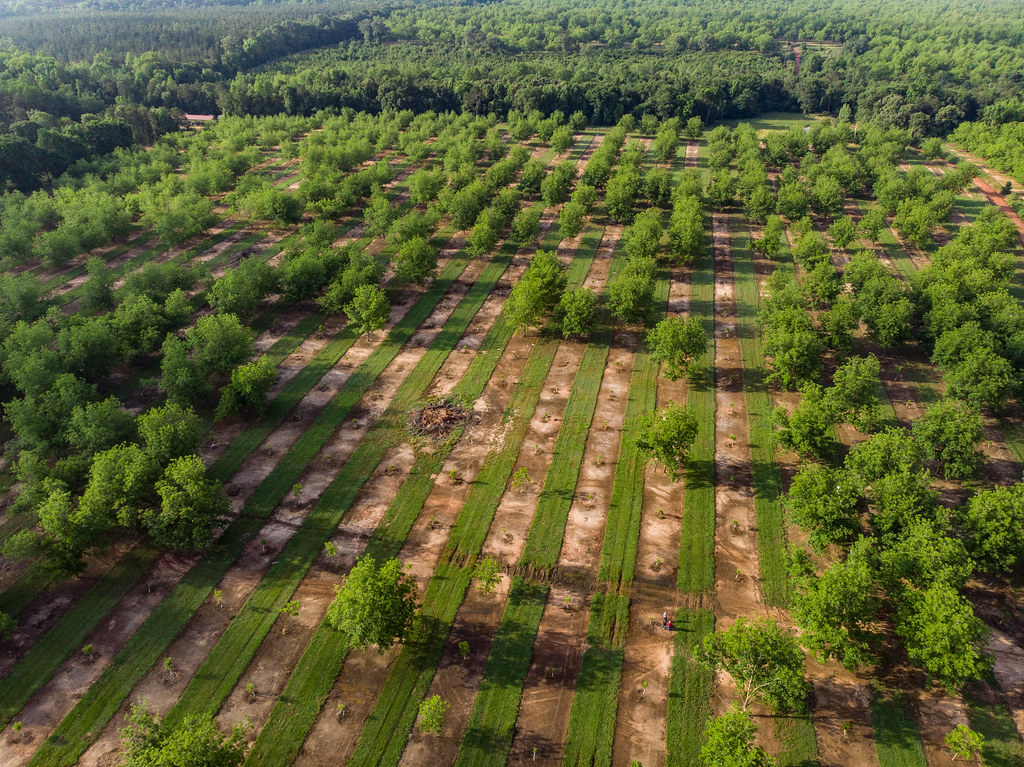
#> input picture data/samples/banco/huerto_hileras_usda.jpg, 1024 x 767 px
$ python control_banco.py ../data/samples/banco/huerto_hileras_usda.jpg
#> lines starting #> are read from the running program, lines starting #| are printed output that depends on the picture; after the words box and inside, x2 and y2 are one past the last pixel; in counts of white or black regions, pixels touching at a corner belong together
### centinela_core/io.py
"""Entrada/salida: cargar imagen, recortar overlay, leer ground truth, escribir manifest."""

from __future__ import annotations

import datetime as _dt
from pathlib import Path

import cv2
import numpy as np
import pandas as pd
import yaml


def load_image(path: str | Path, overlay_bbox: list[int] | None = None) -> np.ndarray:
    """Lee una imagen como array RGB uint8. Aplica recorte [x0,y0,x1,y1] si se da."""
    img = cv2.imread(str(path), cv2.IMREAD_COLOR)
    if img is None:
        raise FileNotFoundError(f"No se pudo leer la imagen: {path}")
    img = cv2.cvtColor(img, cv2.COLOR_BGR2RGB)
    if overlay_bbox is not None:
        x0, y0, x1, y1 = overlay_bbox
        img = img[y0:y1, x0:x1]
        if img.size == 0:
            raise ValueError(f"overlay_bbox {overlay_bbox} deja la imagen vacía")
    return np.ascontiguousarray(img)


def save_image(path: str | Path, rgb: np.ndarray) -> None:
    cv2.imwrite(str(path), cv2.cvtColor(rgb, cv2.COLOR_RGB2BGR))


def save_detections(df: pd.DataFrame, path: str | Path) -> None:
    df.to_csv(path, index=False)


# [25 lines left out: functions load_ground_truth, write_manifest, not called in this run]

### centinela_core/vegetation.py
"""Máscara de vegetación a partir de índices RGB.

En una parcela de plantación, un árbol se distingue del suelo desnudo por dos
señales:

- **color**: la copa es más verde que el suelo → ExG (Excess Green) sobre canales
  cromáticos normalizados, aproximadamente invariante a la iluminación.
- **brillo**: la copa es más oscura que el suelo seco → término de oscuridad
  sobre la luminancia (canal L de Lab).

En imágenes de dron a baja altura la copa es de un verde vivo y ExG basta. En
imágenes aéreas más desaturadas (satélite, bruma, compresión) el verde casi
desaparece y lo que separa la copa del suelo es que es más oscura. El índice
`combo` (por defecto) combina ambas señales estandarizadas, así funciona en los
dos casos sin re-parametrizar (ROADMAP §5.5, §5.8).
"""

from __future__ import annotations

import numpy as np
from skimage.filters import threshold_otsu


def _chromatic(rgb: np.ndarray) -> tuple[np.ndarray, np.ndarray, np.ndarray]:
    f = rgb.astype(np.float32)
    total = f.sum(axis=2) + 1e-6
    return f[..., 0] / total, f[..., 1] / total, f[..., 2] / total


def _otsu_gap_norm(x: np.ndarray) -> np.ndarray:
    """Reescala `x` a "separaciones de clase" respecto del umbral de Otsu.

    (x - t) / (media_alta - media_baja). Independiente del balance de clases,
    a diferencia del z-score: da lo mismo si la copa ocupa el 10 % o el 60 %
    de la imagen. Deja los dos índices de `combo` en unidades comparables.
    """
    finite = x[np.isfinite(x)]
    if finite.size == 0:
        return np.zeros_like(x)
    t = threshold_otsu(finite)
    lo = finite[finite < t]
    hi = finite[finite >= t]
    gap = (hi.mean() if hi.size else t) - (lo.mean() if lo.size else t)
    return (x - t) / (gap + 1e-6)


def excess_green(rgb: np.ndarray) -> np.ndarray:
    r, g, b = _chromatic(rgb)
    return 2.0 * g - r - b


def excess_green_red(rgb: np.ndarray) -> np.ndarray:
    r, g, b = _chromatic(rgb)
    return (2.0 * g - r - b) - (1.4 * r - g)


def darkness(rgb: np.ndarray) -> np.ndarray:
    """Alto para píxeles oscuros (copa) y bajo para claros (suelo seco)."""
    f = rgb.astype(np.float32)
    luminance = 0.2126 * f[..., 0] + 0.7152 * f[..., 1] + 0.0722 * f[..., 2]
    return -luminance


def combo(rgb: np.ndarray) -> np.ndarray:
    """ExG + oscuridad, cada uno normalizado por su propia separación de Otsu.

    La copa es más verde Y más oscura que el suelo. Sumar las dos señales en
    unidades comparables hace que el índice funcione tanto con imágenes de dron
    (verde vivo, ExG fuerte) como con imágenes desaturadas de satélite (ExG casi
    nulo, manda la oscuridad) sin re-parametrizar.
    """
    return _otsu_gap_norm(excess_green(rgb)) + _otsu_gap_norm(darkness(rgb))


# [36 lines left out: functions vari, gli, _hsv_green, not called in this run]


INDEXES = {
    "combo": combo,
    "exg": excess_green,
    "exgr": excess_green_red,
    "dark": darkness,
    "vari": vari,
    "gli": gli,
    "hsv": _hsv_green,
}


def vegetation_index(rgb: np.ndarray, index: str = "combo") -> np.ndarray:
    if index not in INDEXES:
        raise ValueError(f"índice desconocido: {index!r} (opciones: {list(INDEXES)})")
    return INDEXES[index](rgb)


def vegetation_mask(
    rgb: np.ndarray, index: str = "combo", threshold: str | float = "otsu"
) -> np.ndarray:
    """Devuelve una máscara booleana (True = vegetación / copa)."""
    idx = vegetation_index(rgb, index)
    if isinstance(threshold, str):
        if threshold != "otsu":
            raise ValueError(f"umbral desconocido: {threshold!r}")
        finite = idx[np.isfinite(idx)]
        t = threshold_otsu(finite) if finite.size else 0.0
    else:
        t = float(threshold)
    return idx >= t

### centinela_core/morphology.py
"""Limpieza morfológica de la máscara de vegetación."""

from __future__ import annotations

import numpy as np
from scipy import ndimage as ndi
from skimage import morphology


def clean_mask(
    mask: np.ndarray,
    open_radius: int = 3,
    close_radius: int = 5,
    min_area_px: int = 80,
    fill_holes: bool = True,
) -> np.ndarray:
    """Apertura → cierre → relleno de huecos → descarte de componentes pequeños."""
    m = mask.astype(bool)
    if open_radius > 0:
        m = morphology.opening(m, morphology.disk(open_radius))
    if close_radius > 0:
        m = morphology.closing(m, morphology.disk(close_radius))
    if fill_holes:
        m = ndi.binary_fill_holes(m)
    if min_area_px > 1:
        # skimage 0.26: max_size elimina objetos con área <= al valor dado.
        m = morphology.remove_small_objects(m, max_size=min_area_px - 1)
    return m

### centinela_core/config.py
"""Carga y validación de la configuración del pipeline.

Los defaults de las dataclasses son la fuente de verdad; `config.yaml` solo
sobrescribe lo que declare. Un YAML parcial es válido.
"""

from __future__ import annotations

from dataclasses import dataclass, field, fields, is_dataclass
from pathlib import Path

import yaml

from .cluster import FEATURE_COLS


@dataclass
class CropCfg:
    overlay_bbox: list[int] | None = None


@dataclass
class VegetationCfg:
    index: str = "combo"  # combo (verde + oscuridad) | exg | exgr | dark | hsv
    threshold: str | float = "otsu"  # "otsu" o un float


@dataclass
class MorphologyCfg:
    open_radius: int = 3
    close_radius: int = 5
    min_area_px: int = 80
    fill_holes: bool = True


@dataclass
class WatershedCfg:
    min_distance_px: int = 15
    footprint_px: int = 7


@dataclass
class FeaturesCfg:
    color_space: str = "lab"


@dataclass
class ClusterCfg:
    method: str = "dbscan"  # dbscan | watershed (toda mancha cuenta, sin agrupar)
    eps: float = 0.8
    min_samples: int = 6
    dominant: str = "largest"  # largest | densest
    features: list[str] = field(default_factory=lambda: list(FEATURE_COLS))


@dataclass
class EvaluateCfg:
    match_radius_px: float = 14.0


@dataclass
class HealthCfg:
    vigor_index: str = "vari"  # vari | gli
    z_threshold: float = 2.5
    metrics: list[str] = field(
        default_factory=lambda: ["area", "vigor", "gap", "solidity"]
    )
    min_trees: int = 5


@dataclass
class Config:
    crop: CropCfg = field(default_factory=CropCfg)
    vegetation: VegetationCfg = field(default_factory=VegetationCfg)
    morphology: MorphologyCfg = field(default_factory=MorphologyCfg)
    watershed: WatershedCfg = field(default_factory=WatershedCfg)
    features: FeaturesCfg = field(default_factory=FeaturesCfg)
    cluster: ClusterCfg = field(default_factory=ClusterCfg)
    evaluate: EvaluateCfg = field(default_factory=EvaluateCfg)
    health: HealthCfg = field(default_factory=HealthCfg)

    @classmethod
    def load(cls, path: str | Path | None = None) -> Config:
        cfg = cls()
        if path is None:
            return cfg
        data = yaml.safe_load(Path(path).read_text(encoding="utf-8")) or {}
        for section, values in data.items():
            if not hasattr(cfg, section) or not isinstance(values, dict):
                continue
            sub = getattr(cfg, section)
            known = {f.name for f in fields(sub)} if is_dataclass(sub) else set()
            for key, value in values.items():
                if key in known:
                    setattr(sub, key, value)
        return cfg

### centinela_core/pipeline.py
"""Orquestación del pipeline completo: imagen → detecciones.

    imagen RGB
      → máscara de vegetación (ExG + Otsu)
      → limpieza morfológica
      → watershed (separa copas pegadas)
      → descriptores por mancha
      → DBSCAN → cluster dominante = árboles
      → tabla de detecciones
"""

from __future__ import annotations

from dataclasses import dataclass
from pathlib import Path

import numpy as np
import pandas as pd

from .cluster import cluster_blobs
from .config import Config
from .features import extract_features
from .io import load_image
from .morphology import clean_mask
from .segment import separate_crowns
from .vegetation import vegetation_index, vegetation_mask


@dataclass
class PipelineResult:
    rgb: np.ndarray
    index: np.ndarray  # índice de vegetación continuo
    veg: np.ndarray  # máscara de vegetación cruda
    mask: np.ndarray  # máscara limpia
    labels: np.ndarray  # instancias del watershed
    detections: pd.DataFrame  # una fila por mancha (con is_tree)
    decision: str = "dbscan"  # quién decidió el conteo: dbscan | fallback | watershed

    @property
    def trees(self) -> pd.DataFrame:
        return self.detections[self.detections["is_tree"]]

    @property
    def n_trees(self) -> int:
        return int(self.detections["is_tree"].sum())


def run(image_path: str | Path, config: Config | None = None) -> PipelineResult:
    cfg = config or Config()

    rgb = load_image(image_path, cfg.crop.overlay_bbox)
#> in load_image, img is the input picture: shape (767, 1024, 3); mean B, G, R 52.1, 94.3, 91.9
    idx = vegetation_index(rgb, cfg.vegetation.index)
#> in excess_green, `r, g, b = _chromatic(rgb)`:
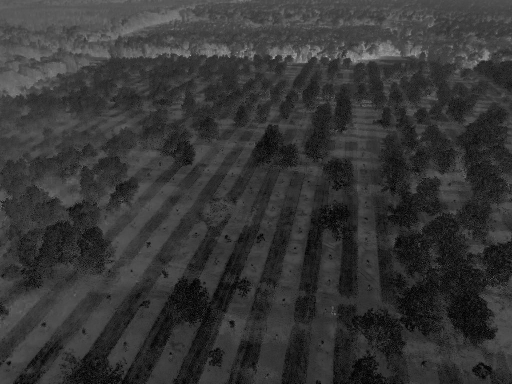
#> b: shape (767, 1024) float32 (shown at 1/2 size); min 0, max 0.895, mean 0.212
#> in _otsu_gap_norm, `t = threshold_otsu(finite)`: t = 0.213
#> in _otsu_gap_norm, `gap = (hi.mean() if hi.size else t) - (lo.mean() if lo.size else t)`: gap = 0.345
#> in darkness, `return -luminance`:
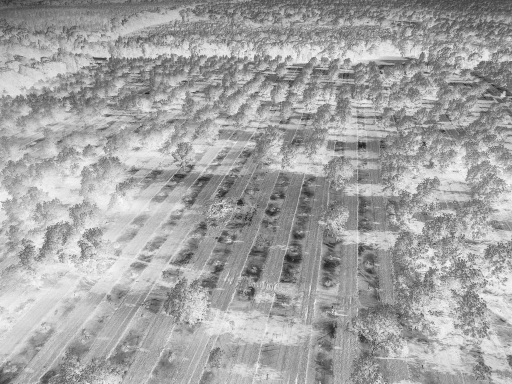
#> returned value: shape (767, 1024) float32 (shown at 1/2 size); min -254.5, max -0.213, mean -90.75; drawn with min black and max white
#> in combo, `return _otsu_gap_norm(excess_green(rgb)) + _otsu_gap_norm(darkness(rgb))`:
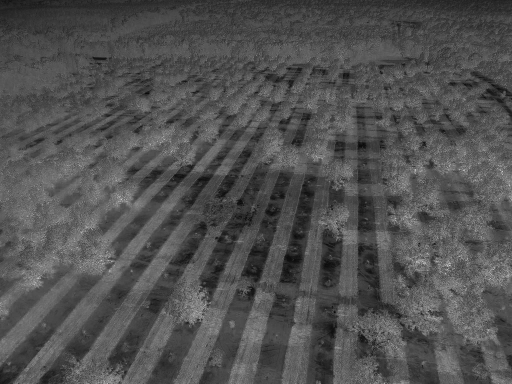
#> returned value: shape (767, 1024) float32 (shown at 1/2 size); min -3.02, max 6.54, mean 0.0315; drawn with min black and max white
    veg = vegetation_mask(rgb, cfg.vegetation.index, cfg.vegetation.threshold)
#> in vegetation_mask, `t = threshold_otsu(finite) if finite.size else 0.0`: t = 0.0969
#> in vegetation_mask, `return idx >= t`:
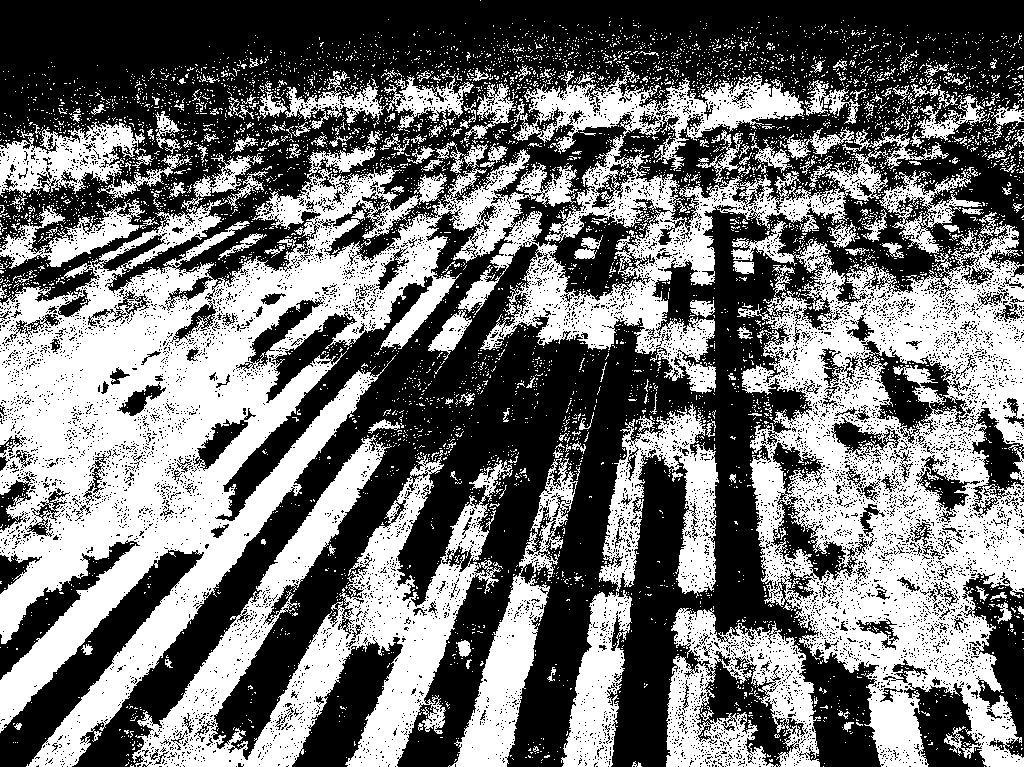
#> returned value: shape (767, 1024) bool; 45.2% white; 5955 white regions (5739 under 20 px), largest, box (x1, y1, x2, y2) and area: (0, 65, 949, 767) 149421, (731, 212, 1024, 767) 79810, (132, 435, 513, 767) 38447
    mask = clean_mask(
        veg,
        cfg.morphology.open_radius,
        cfg.morphology.close_radius,
        cfg.morphology.min_area_px,
        cfg.morphology.fill_holes,
    )
#> in clean_mask, `m = ndi.binary_fill_holes(m)`:
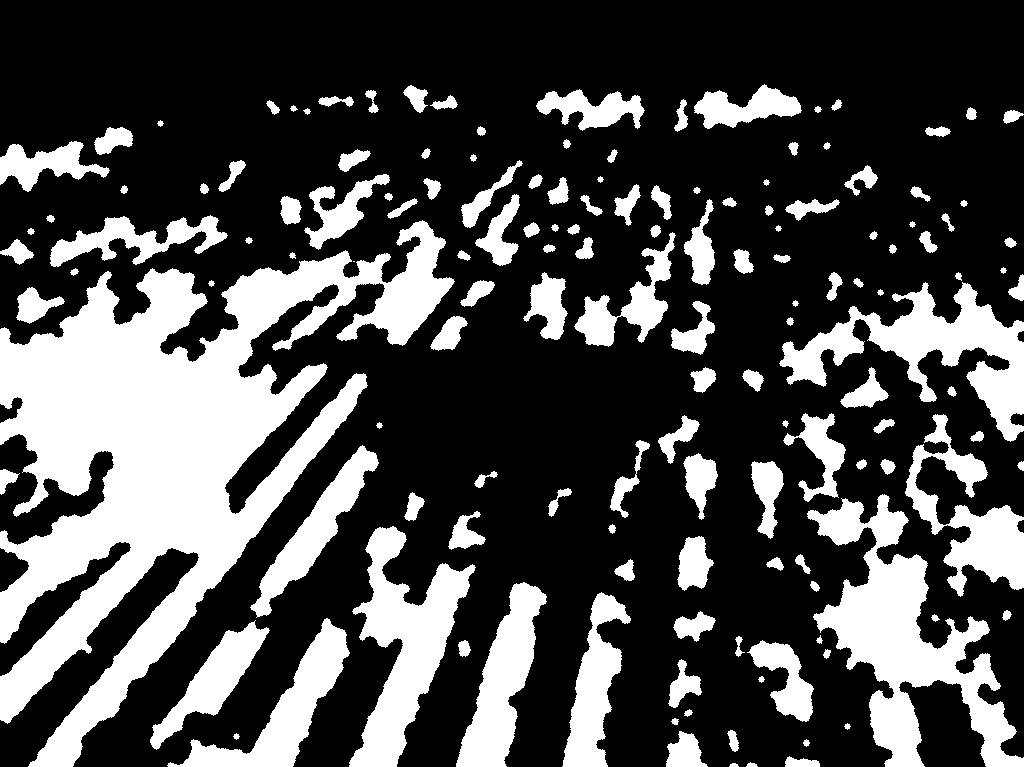
#> m: shape (767, 1024) bool; 29.3% white; 147 white regions (1 under 20 px), largest, box (x1, y1, x2, y2) and area: (0, 220, 455, 767) 91368, (807, 494, 1024, 767) 20738, (779, 282, 1024, 442) 13043
    labels = separate_crowns(
        mask, cfg.watershed.min_distance_px, cfg.watershed.footprint_px
    )
    feats = extract_features(labels, rgb, veg)
    dets = cluster_blobs(
        feats,
        cfg.cluster.eps,
        cfg.cluster.min_samples,
        cfg.cluster.dominant,
        method=cfg.cluster.method,
        features=cfg.cluster.features,
    )
    decision = dets.attrs["decision"]
    dets["lat"] = np.nan  # reservado para Etapa I-B (georreferencia)
    dets["lon"] = np.nan

    return PipelineResult(
        rgb=rgb, index=idx, veg=veg, mask=mask, labels=labels, detections=dets, decision=decision
    )

### scripts/control_banco.py
"""Prueba de control del pipeline sobre el banco de imágenes reales.

Complementa `centinela count`: en vez del conteo por imagen, saca las métricas
intermedias que permiten atribuir un fallo a una etapa concreta del pipeline
(máscara, watershed o DBSCAN), y mide qué tan sensible es el conteo final al
parámetro `eps` del clustering.

    python scripts/control_banco.py                 # tabla sobre las 4 del USDA
    python scripts/control_banco.py --eps IMG.jpg   # barrido de eps sobre una imagen
    python scripts/control_banco.py IMG.jpg [IMG…]  # tabla sobre las imágenes dadas

Las métricas reportadas por imagen:

    masc%     fracción de la imagen que sobrevive a la máscara limpia
    vegcr%    ídem sobre la máscara cruda, antes de la morfología
    verde%    fracción de píxeles con verde dominante sobre rojo y azul
              (referencia independiente del pipeline: cuánta vegetación hay
              de verdad en la escena)
    manchas   instancias que entrega el watershed
    ruido%    porcentaje de esas manchas que DBSCAN descarta como ruido
    árboles   tamaño del cluster dominante — el conteo que publica `count`
"""

from __future__ import annotations

import argparse
from collections import Counter
from pathlib import Path

import numpy as np

from centinela_core.cluster import cluster_blobs
from centinela_core.config import Config
from centinela_core.features import extract_features
from centinela_core.pipeline import run

BANCO = Path("data/samples/banco")

# Las cuatro del USDA: árboles espaciados sobre suelo desnudo es la única
# condición real donde la premisa "verde sobre fondo no verde" podría cumplirse.
CONTROL = [
    BANCO / "huerto_hileras_usda.jpg",
    BANCO / "huerto_reticula_usda.jpg",
    BANCO / "huerto_surcos_usda.jpg",
    BANCO / "huerto_camino_usda.jpg",
]

EPS_BARRIDO = [0.8, 1.0, 1.2, 1.5, 2.0, 2.5, 3.0, 4.0]


# [10 lines left out: function verde_real, not called in this run]


def tabla(imagenes: list[Path], cfg: Config) -> None:
    cab = (
        f"{'imagen':<28}{'px':>10}{'masc%':>8}{'vegcr%':>8}{'verde%':>8}"
        f"{'manchas':>9}{'ruido%':>8}{'árboles':>9}"
    )
    print(cab)
    print("-" * len(cab))

    for ruta in imagenes:
        res = run(ruta, cfg)
        h, w = res.rgb.shape[:2]
        n = len(res.detections)
        ruido = int((res.detections["cluster_id"] == -1).sum()) if n else 0
        print(
            f"{ruta.name:<28}{f'{w}x{h}':>10}"
            f"{100 * float(res.mask.mean()):>8.1f}"
            f"{100 * float(res.veg.mean()):>8.1f}"
            f"{100 * verde_real(res.rgb):>8.1f}"
            f"{n:>9}"
            f"{(100 * ruido / n if n else 0):>8.0f}"
            f"{res.n_trees:>9}"
        )


# [22 lines left out: function barrido, not called in this run]


def main(argv: list[str] | None = None) -> None:
    p = argparse.ArgumentParser(description=__doc__, formatter_class=argparse.RawDescriptionHelpFormatter)
    p.add_argument("imagenes", nargs="*", help="por defecto, las 4 del USDA")
    p.add_argument("--config", default=None)
    p.add_argument("--eps", action="store_true", help="barrido de eps (una sola imagen)")
    args = p.parse_args(argv)

    cfg = Config.load(args.config)
    imagenes = [Path(x) for x in args.imagenes] or CONTROL

    faltan = [x for x in imagenes if not x.exists()]
    if faltan:
        p.error("no existe: " + ", ".join(str(x) for x in faltan))

    if args.eps:
        if len(imagenes) != 1:
            p.error("--eps opera sobre una sola imagen")
        barrido(imagenes[0], cfg)
    else:
        tabla(imagenes, cfg)


if __name__ == "__main__":
#> (the run stopped early here; a loop or call above may not have finished)
